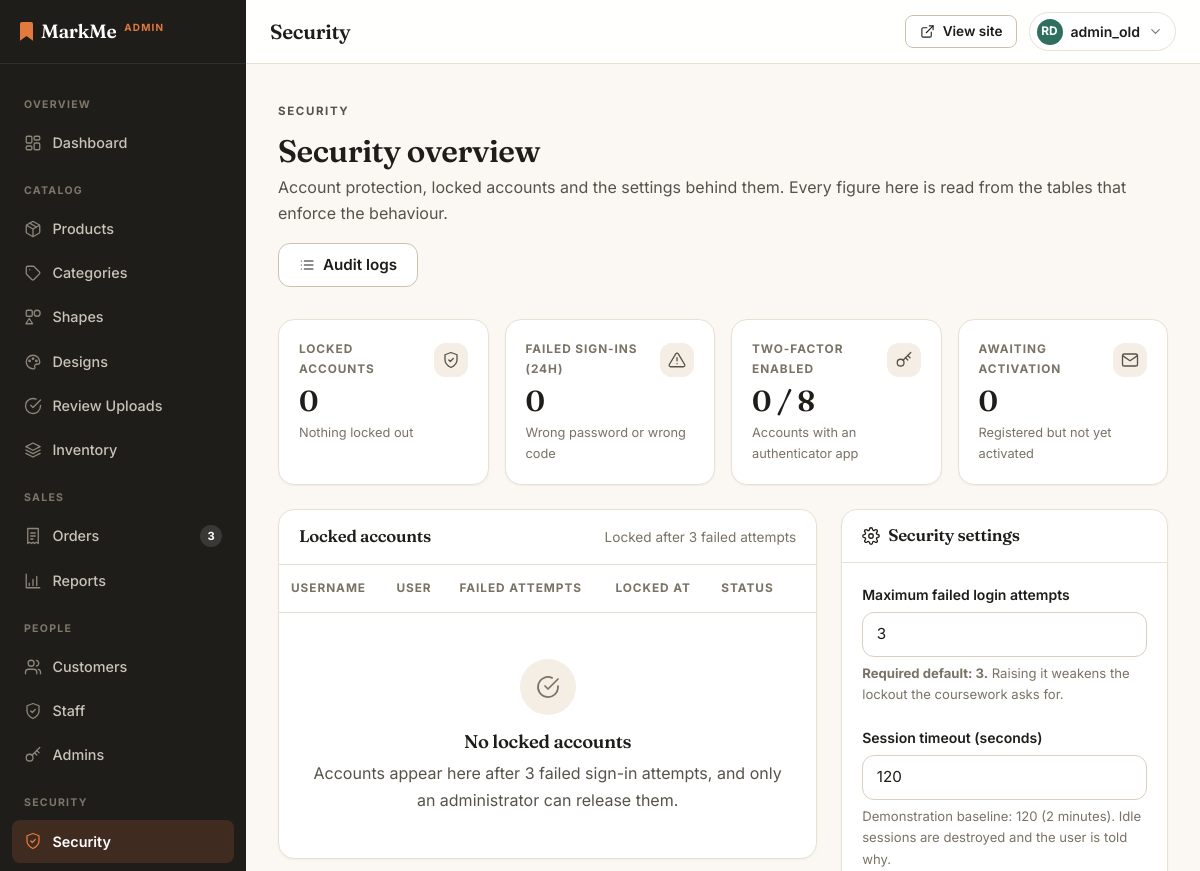
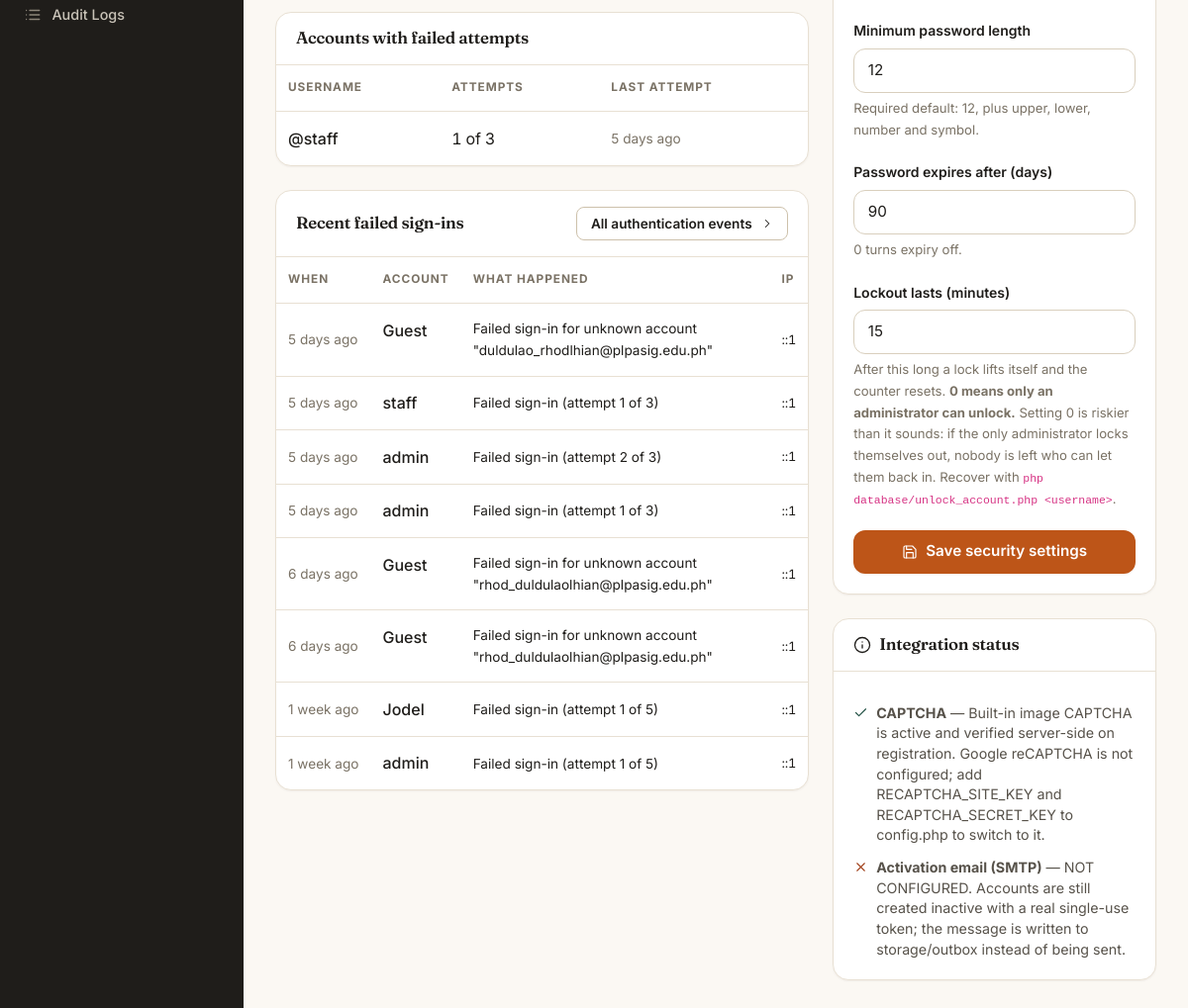
The app's page /admin/security.php (signed in) with its own data (2 pictures, top to bottom).
### tables this page shows
CREATE TABLE `account_locks` (
  `lock_id` int(10) UNSIGNED NOT NULL,
  `user_id` int(10) UNSIGNED NOT NULL,
  `username` varchar(50) NOT NULL,
  `failed_attempts` int(10) UNSIGNED NOT NULL DEFAULT 0,
  `last_attempt_at` timestamp NULL DEFAULT NULL,
  `locked_at` timestamp NULL DEFAULT NULL,
  `updated_at` timestamp NOT NULL DEFAULT current_timestamp() ON UPDATE current_timestamp()
);

CREATE TABLE `activity_log` (
  `log_id` int(10) UNSIGNED NOT NULL,
  `user_id` int(10) UNSIGNED DEFAULT NULL,
  `actor_role` enum('customer','staff','admin','guest') NOT NULL DEFAULT 'guest',
  `actor_name` varchar(100) NOT NULL,
  `action` varchar(50) NOT NULL,
  `module` varchar(40) DEFAULT NULL,
  `entity_type` varchar(30) DEFAULT NULL,
  `entity_id` int(10) UNSIGNED DEFAULT NULL,
  `summary` varchar(255) NOT NULL,
  `ip_address` varchar(45) DEFAULT NULL,
  `user_agent` varchar(255) DEFAULT NULL,
  `created_at` timestamp NOT NULL DEFAULT current_timestamp()
);

### admin/security.php (the view, shortened to what the rows shown need)
<?php
$failing = db()->query(
    'SELECT l.*, u.role
       FROM account_locks l
       JOIN users u ON u.user_id = l.user_id
      WHERE l.locked_at IS NULL AND l.failed_attempts > 0
      ORDER BY l.last_attempt_at DESC
      LIMIT 10'
)->fetchAll();
$recentFailures = db()->query(
    "SELECT * FROM activity_log
      WHERE action IN ('auth.failed', 'auth.mfa_failed', 'auth.blocked')
      ORDER BY created_at DESC, log_id DESC
      LIMIT 8"
)->fetchAll();
?>
<div class="page-head">
    <div>
        <h2 style="margin-top:var(--s-2)">Security overview</h2>
    </div>
</div>
<div class="cart-grid">
    <div class="d-flex flex-column" style="gap:var(--s-6)">
        <section class="card card-flush">
            <div class="panel-head">
                <h2>Locked accounts</h2>
                    Locked after <?= sec_max_attempts() ?> failed attempts
            </div>
            <div class="table-responsive">
                <table class="table table-hover">
                    <thead>
                        <tr>
                            <th scope="col">Username</th>
                            <th scope="col">User</th>
                            <th scope="col">Failed attempts</th>
                            <th scope="col">Locked at</th>
                            <th scope="col">Status</th>
                            <th scope="col"><span class="visually-hidden">Action</span></th>
                        </tr>
                    </thead>
                </table>
            </div>
        </section>
        <?php if ($failing): ?>
            <section class="card card-flush">
                <div class="panel-head"><h2>Accounts with failed attempts</h2></div>
                <div class="table-responsive">
                    <table class="table">
                        <thead>
                            <tr>
                                <th scope="col">Username</th>
                                <th scope="col">Attempts</th>
                                <th scope="col">Last attempt</th>
                            </tr>
                        </thead>
                        <tbody>
                            <?php foreach ($failing as $row): ?>
                                <tr>
                                    <th scope="row" style="font-weight:500">@<?= e($row['username']) ?></th>
                                    <td class="mono-num">
                                        <?= (int)$row['failed_attempts'] ?> of <?= sec_max_attempts() ?>
                                    </td>
                                    <td class="text-muted" style="font-size:.85rem">
                                        <?= e(time_ago((string)$row['last_attempt_at'])) ?>
                                    </td>
                                </tr>
                            <?php endforeach; ?>
                        </tbody>
                    </table>
                </div>
            </section>
        <?php endif; ?>
        <section class="card card-flush">
            <div class="panel-head">
                <h2>Recent failed sign-ins</h2>
            </div>
            <div class="table-responsive">
                <table class="table">
                    <thead>
                        <tr>
                            <th scope="col">When</th>
                            <th scope="col">Account</th>
                            <th scope="col">What happened</th>
                            <th scope="col">IP</th>
                        </tr>
                    </thead>
                    <tbody>
                        <?php foreach ($recentFailures as $row): ?>
                            <tr>
                                <td class="text-muted" style="font-size:.85rem;white-space:nowrap">
                                    <?= e(time_ago((string)$row['created_at'])) ?>
                                </td>
                                <th scope="row" style="font-weight:500"><?= e($row['actor_name']) ?></th>
                                <td style="font-size:.85rem"><?= e($row['summary']) ?></td>
                                <td class="mono-num" style="font-size:.8rem"><?= e($row['ip_address'] ?? '—') ?></td>
                            </tr>
                        <?php endforeach; ?>
                    </tbody>
                </table>
            </div>
        </section>
    </div>
    <aside class="security-aside">
        <section class="card card-flush">
            <div class="panel-head">
                <h2 class="d-flex align-items-center gap-2"><?= icon('settings', 18) ?> Security settings</h2>
            </div>
        </section>
        <section class="card card-flush">
            <div class="panel-head">
                <h2 class="d-flex align-items-center gap-2"><?= icon('info', 18) ?> Integration status</h2>
            </div>
        </section>
    </aside>
</div>
<?php require __DIR__ . '/../includes/backoffice/shell_footer.php'; ?>

### records on screen
account_locks: username "staff", failed_attempts "1", last_attempt_at "5 days ago"
activity_log: created_at "5 days ago", actor_name "Guest", summary "Failed sign-in for unknown account \"duldulao_rhodlhian@plpasig.edu.ph\"", ip_address "::1"
activity_log: created_at "5 days ago", actor_name "staff", summary "Failed sign-in (attempt 1 of 3)", ip_address "::1"
activity_log: created_at "5 days ago", actor_name "admin", summary "Failed sign-in (attempt 2 of 3)", ip_address "::1"
activity_log: created_at "5 days ago", actor_name "admin", summary "Failed sign-in (attempt 1 of 3)", ip_address "::1"
activity_log: created_at "6 days ago", actor_name "Guest", summary "Failed sign-in for unknown account \"rhod_duldulaolhian@plpasig.edu.ph\"", ip_address "::1"
activity_log: created_at "6 days ago", actor_name "Guest", summary "Failed sign-in for unknown account \"rhod_duldulaolhian@plpasig.edu.ph\"", ip_address "::1"
activity_log: created_at "1 week ago", actor_name "Jodel", summary "Failed sign-in (attempt 1 of 5)", ip_address "::1"
activity_log: created_at "1 week ago", actor_name "admin", summary "Failed sign-in (attempt 1 of 5)", ip_address "::1"

### other values on screen
is_admin() ? 'Admin' : 'Staff' "ADMIN"
$label "OVERVIEW"
$text "Dashboard"
$label "CATALOG"
$text "Products"
$text "Categories"
$text "Shapes"
$text "Designs"
$text "Review Uploads"
$text "Inventory"
$label "SALES"
$text "Orders"
$badge "3"
$text "Reports"
$label "PEOPLE"
